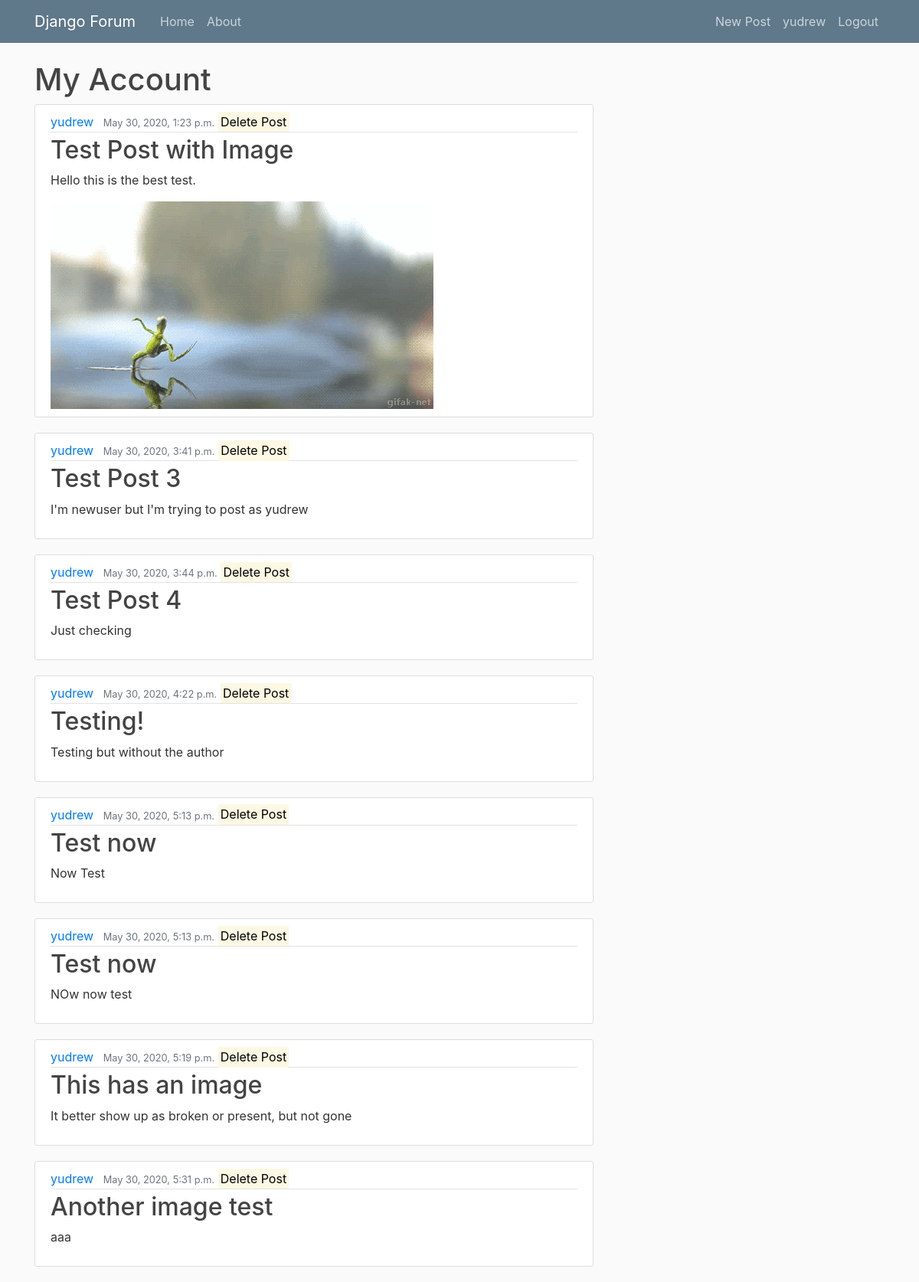
Page /account/ (signed in) on the earlier database version.
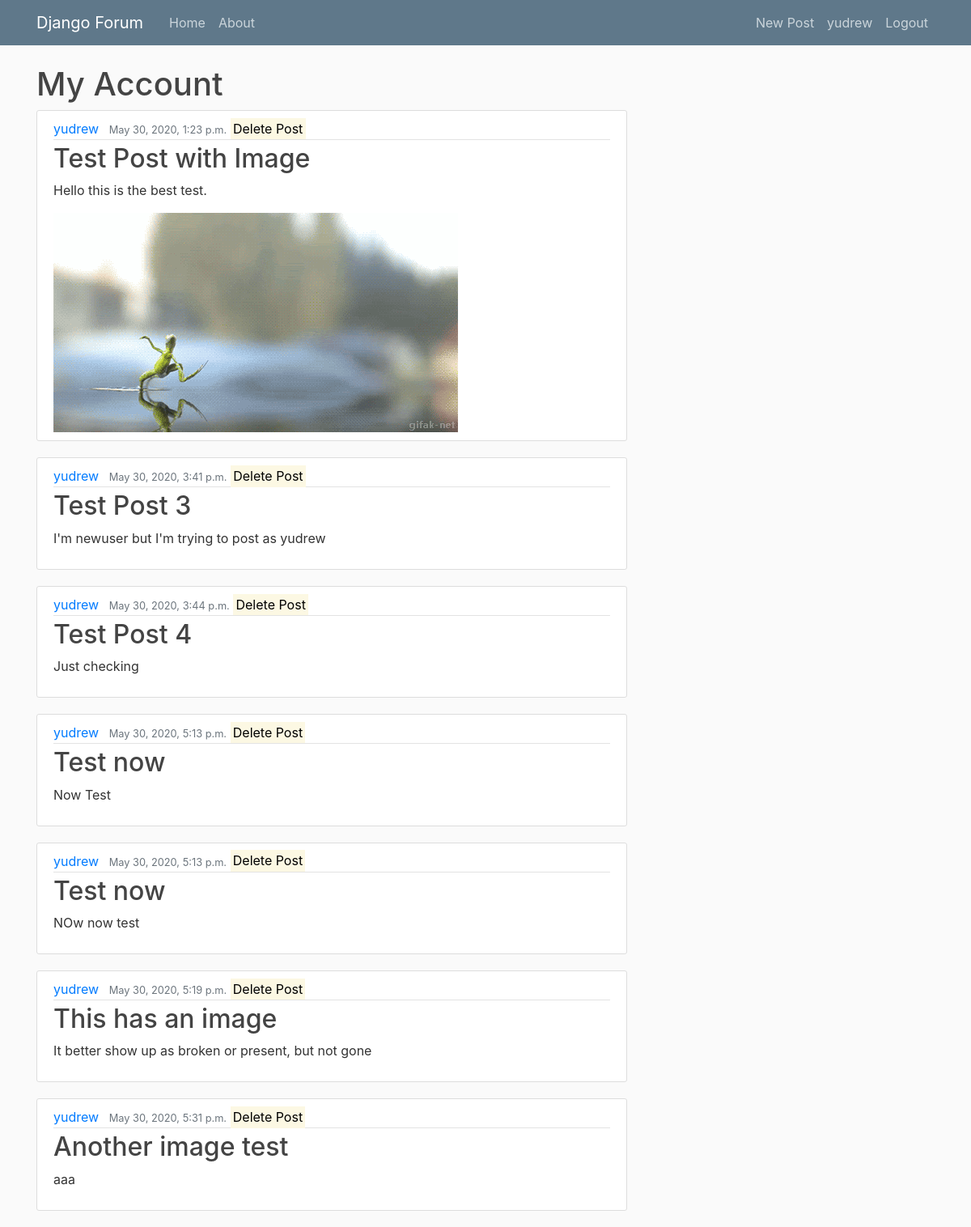
Same page on the later database version.
### forums/models.py (models this page shows, shortened)
class Post(models.Model):
    title = models.CharField(max_length=70)
    content = models.CharField(max_length=280)
    image = models.ImageField(upload_to='images/', blank=True)
    date_posted = models.DateTimeField(default=timezone.now)
    author = models.ForeignKey(User, on_delete=models.CASCADE, related_name = 'posts')

### forums/views.py (the view)
# urls.py: path("account/", views.account, name="account"),
@login_required()
def account(request):
	context = {
		'posts': Post.objects.filter(author=request.user)
	}
	return render(request, 'forums/account.html', context= context)

### forums/templates/forums/account.html
{% extends "forums/base.html" %}
{% block content %}
	{% if user.is_authenticated %}
		<h1> My Account </h1>
		{% for post in posts %}
			<article class="media content-section">
			  <div class="media-body">
			    <div class="article-metadata">
			      <a class="mr-2" href="{% url 'forums:user_posts' post.author.username %}">{{ post.author }}</a>
			      <small class="text-muted">{{ post.date_posted }}</small>
			      <a href="{% url 'forums:delete_post' post.pk %}" >
			      	<mark style="text-align:right;"> Delete Post</mark>
			      </a>
			    </div>
			    <h2><a class="article-title" href="#">{{ post.title }}</a></h2>
			    <p class="article-content">{{ post.content }}</p>
			    {% if post.image %}
			    	<img class="article-img" src="{{ post.image.url}}" alt="{{ post.title }}">
			    {% endif %}
			  </div>
			</article>
		{% endfor%}
	{% endif %}
{% endblock content %}

Differences in the rows shown:
removed Post: author "yudrew", date_posted "May 30, 2020, 4:22 p.m.", title "Testing!", content "Testing but without the author"
